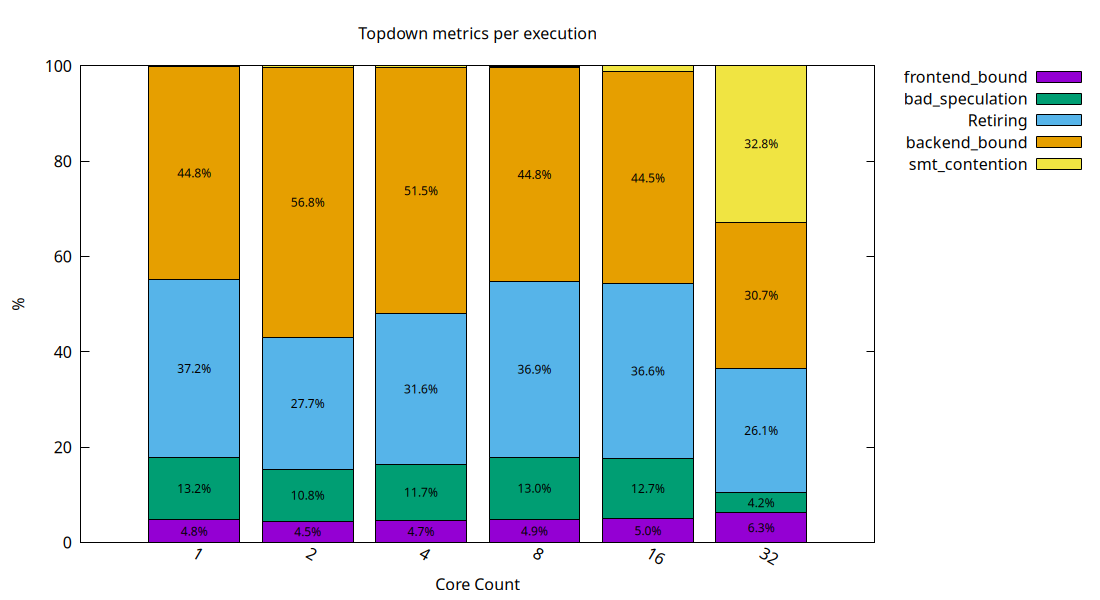

Generate this figure with gnuplot:
set terminal pngcairo size 1100,600 noenhanced
set output 'topdown_blocksl1.png'
set title 'Topdown metrics per execution'
set style data histograms
set style histogram rowstacked
set style fill solid border -1
set boxwidth 0.8
set key outside right
set xlabel 'Core Count'
set ylabel '%'
set yrange [0:100]
set xtics rotate by -30
plot 'topdown_blocksl1.dat' using 2:xtic(1) title 'frontend_bound', '' using 3 title 'bad_speculation', '' using 4 title 'Retiring', '' using 5 title 'backend_bound', '' using 6 title 'smt_contention', '' using 0:($2/2):($2 > 3 ? sprintf('%.1f%%',$2) : '') with labels tc rgb 'black' font ',9' notitle, '' using 0:($2+$3/2):($3 > 3 ? sprintf('%.1f%%',$3) : '') with labels tc rgb 'black' font ',9' notitle, '' using 0:($2+$3+$4/2):($4 > 3 ? sprintf('%.1f%%',$4) : '') with labels tc rgb 'black' font ',9' notitle, '' using 0:($2+$3+$4+$5/2):($5 > 3 ? sprintf('%.1f%%',$5) : '') with labels tc rgb 'black' font ',9' notitle, '' using 0:($2+$3+$4+$5+$6/2):($6 > 3 ? sprintf('%.1f%%',$6) : '') with labels tc rgb 'black' font ',9' notitle
